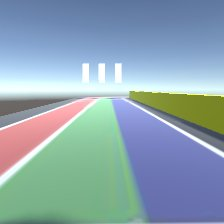
#> input picture Project_Beta/Robot1/data_interactive/latest_RGB_a.jpg, 224 x 224 px
$ python -i calib_perception_Startsignal.py   (imports and definitions only)
#> lines starting #> are read from the running program, lines starting #| are printed output that depends on the picture
#> in process_single, img is the input picture: PIL image 224x224 RGB; mean R, G, B 140.5, 164.9, 176.5
# calib_perception_Startsignal.py
# =================================
# Calibration / tuning script for start signal detection
#
# Usage:
#   python calib_perception_Startsignal.py                           # Default: input_jpg/ -> output/
#   python calib_perception_Startsignal.py --image debug/input_jpg/sample.jpg
#   python calib_perception_Startsignal.py --sweep_thresh --image debug/input_jpg/sample.jpg
#
# Folder structure:
#   Robot1/debug/
# ├── input_jpg/    # Place input images for validation here
# └── output/       # Output results (overlay images + CSV)
#
# Features:
# 1. Visualization of lamp region ROIs
# 2. Display red pixel ratio for each lamp
# 3. Test threshold parameter changes
# 4. BatchProcess + CSVOutput

import os
import sys
import argparse
import csv
import glob
from dataclasses import dataclass
from typing import List, Tuple, Optional
from PIL import Image, ImageDraw, ImageFont

# Add project root to path
project_root = os.path.dirname(os.path.dirname(os.path.dirname(__file__)))
sys.path.insert(0, project_root)

# Debug directory (Robot1/debug/)
DEBUG_BASE = os.path.join(os.path.dirname(os.path.dirname(__file__)), "debug")
INPUT_DIR = os.path.join(DEBUG_BASE, "input_jpg")
OUTPUT_DIR = os.path.join(DEBUG_BASE, "output")

# DirectoryCreate
# [2 lines not run here, left out]


@dataclass
class LampResult:
    """Detection result for each lamp"""
    lamp_id: int
    red_pixels: int
    total_pixels: int
    ratio: float
    is_on: bool
    roi: Tuple[int, int, int, int]  # (left, top, right, bottom)


@dataclass
class SignalResult:
    """Detection result for the entire start signal"""
    lamps: List[LampResult]
    red_count: int
    ready_to_go: bool
    is_go: bool


def is_red(pixel, red_thresh=140, green_thresh=130, blue_thresh=130) -> bool:
    """Determine whether an RGB pixel is red"""
    r, g, b = pixel[:3]  # RGBA compatible
    return r > red_thresh and g < green_thresh and b < blue_thresh


def analyze_startsignal(
    img: Image.Image,
    red_thresh: int = 140,
    green_thresh: int = 130,
    blue_thresh: int = 130,
    ratio_thresh: float = 0.03,
    ready_to_go: bool = False,
) -> SignalResult:
    """
    Analyze the start signal and return detailed results

    Args:
        img: PIL.Image (RGB)
        red_thresh: Red channel threshold
        green_thresh: Green channel threshold
        blue_thresh: Blue channel threshold
        ratio_thresh: Ratio threshold for lamp-on detection
        ready_to_go: Previous ready_to_go state

    Returns:
        SignalResult: Detailed detection result
    """
#> called with red_thresh = 140, green_thresh = 130, blue_thresh = 130, ratio_thresh = 0.03, ready_to_go = False
    width, height = img.size
#> width = 224; height = 224
    top = 0
    bottom = int(height * 0.2)
#> bottom = 44

    # Three lamp regions
    lamp_positions = [
        (int(width * 0.35), int(width * 0.50)),  # Lamp 1
        (int(width * 0.55), int(width * 0.70)),  # Lamp 2
        (int(width * 0.75), int(width * 0.90)),  # Lamp 3
    ]
#> lamp_positions = [(78, 112), (123, 156), (168, 201)]

    lamps = []
    red_count = 0

    for i, (left, right) in enumerate(lamp_positions):
        red_pixels = 0
        total_pixels = 0

        for y in range(top, bottom):
            for x in range(left, right):
                pixel = img.getpixel((x, y))
                if is_red(pixel, red_thresh, green_thresh, blue_thresh):
                    red_pixels += 1
                total_pixels += 1

        ratio = red_pixels / total_pixels if total_pixels > 0 else 0
        is_on = ratio > ratio_thresh

        if is_on:
            red_count += 1

        lamps.append(LampResult(
            lamp_id=i + 1,
            red_pixels=red_pixels,
            total_pixels=total_pixels,
            ratio=ratio,
            is_on=is_on,
            roi=(left, top, right, bottom),
        ))

    # GO determination logic
    new_ready = ready_to_go
    is_go = False

    if red_count == 3:
        new_ready = True
    elif red_count == 0 and ready_to_go:
        is_go = True
        new_ready = False

    return SignalResult(
        lamps=lamps,
        red_count=red_count,
        ready_to_go=new_ready,
        is_go=is_go,
    )


def draw_overlay(
    img: Image.Image,
    result: SignalResult,
    red_thresh: int = 140,
    green_thresh: int = 130,
    blue_thresh: int = 130,
    ratio_thresh: float = 0.03,
) -> Image.Image:
    """
    Generate an image with detection results overlaid

    Args:
        img: Original image
        result: Detection result
        red_thresh, green_thresh, blue_thresh: Thresholds (for display)
        ratio_thresh: Ratio threshold (for display)

    Returns:
        Overlay image
    """
#> called with red_thresh = 140, green_thresh = 130, blue_thresh = 130, ratio_thresh = 0.03
    overlay = img.copy()
    draw = ImageDraw.Draw(overlay)

    # Font (fall back to default if system font is unavailable)
    try:
        font = ImageFont.truetype("arial.ttf", 14)
        font_large = ImageFont.truetype("arial.ttf", 18)
    except:
        font = ImageFont.load_default()
        font_large = font

    width, height = img.size

    # Draw ROI for each lamp (outline only; text is grouped in the lower half)
    for lamp in result.lamps:
        left, top, right, bottom = lamp.roi

        # ROI rectangle (on: green, off: red)
        color = "lime" if lamp.is_on else "red"
        draw.rectangle([left, top, right, bottom], outline=color, width=3)

    # === Place info panel in the lower half ===
    panel_top = int(height * 0.45)  # Start from 45% position of the image
    panel_left = 10
    line_height = 20

    # Lamp information
    lamp_lines = []
    for lamp in result.lamps:
        status = "ON" if lamp.is_on else "OFF"
        color = "lime" if lamp.is_on else "red"
        lamp_lines.append((f"Lamp{lamp.lamp_id}: {lamp.ratio*100:5.1f}% [{status}]", color))

    # Overall status
    status_lines = [
        (f"Red Count: {result.red_count}/3", "white"),
        (f"Ready: {result.ready_to_go}", "yellow" if result.ready_to_go else "white"),
        (f"GO: {result.is_go}", "lime" if result.is_go else "white"),
        (f"---", "gray"),
        (f"Thresh R>{red_thresh} G<{green_thresh} B<{blue_thresh}", "cyan"),
        (f"Ratio>{ratio_thresh*100:.1f}%", "cyan"),
    ]

    all_lines = lamp_lines + status_lines

    # Background box (semi-transparent white)
    box_height = len(all_lines) * line_height + 15
    box_width = 280

    # Create a separate RGBA layer for semi-transparent drawing
    panel_layer = Image.new("RGBA", overlay.size, (0, 0, 0, 0))
#> panel_layer: PIL image 224x224 RGBA; every value is 0
    panel_draw = ImageDraw.Draw(panel_layer)
    panel_draw.rectangle(
        [panel_left, panel_top, panel_left + box_width, panel_top + box_height],
        fill=(255, 255, 255, 160)  # Semi-transparent white
    )
    overlay = Image.alpha_composite(overlay.convert("RGBA"), panel_layer).convert("RGB")
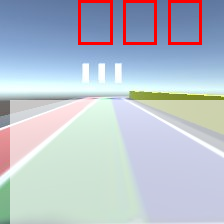
#> overlay: PIL image 224x224 RGB; mean R, G, B 184.2, 193.4, 204.3
    draw = ImageDraw.Draw(overlay)

    # Draw text (changed to dark colors for readability)
    y = panel_top + 8
    for text, orig_color in all_lines:
        # Convert to dark colors since the background is white
        if orig_color == "white":
            text_color = "black"
        elif orig_color == "lime":
            text_color = "green"
        elif orig_color == "yellow":
            text_color = "orange"
        elif orig_color == "cyan":
            text_color = "blue"
        elif orig_color == "gray":
            text_color = "gray"
        elif orig_color == "red":
            text_color = "darkred"
        else:
            text_color = orig_color
        draw.text((panel_left + 8, y), text, fill=text_color, font=font)
        y += line_height

    return overlay


def save_overlay(
    img: Image.Image,
    result: SignalResult,
    out_path: str,
    **thresh_kwargs,
) -> str:
    """Save the overlay image"""
    overlay = draw_overlay(img, result, **thresh_kwargs)
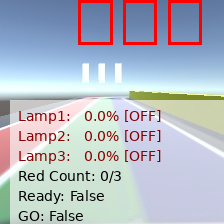
#> overlay: PIL image 224x224 RGB; mean R, G, B 179.5, 185.3, 196.4
    overlay.save(out_path, quality=90)
    return out_path


def process_single(
    image_path: str,
    save_overlay_flag: bool = True,
    out_dir: str = OUTPUT_DIR,
    **thresh_kwargs,
) -> SignalResult:
    """Process a single image"""
    img = Image.open(image_path).convert("RGB")
    result = analyze_startsignal(img, **thresh_kwargs)

    if save_overlay_flag:
        base = os.path.basename(image_path)
        # Save to output with the same filename
        out_path = os.path.join(out_dir, base)
        save_overlay(img, result, out_path, **thresh_kwargs)
        print(f"[Calib] Saved: {out_path}")

    return result


# [197 lines left out: functions process_batch, sweep_threshold, main, not called in this run]


# [2 lines not run here, left out]

>>> result = process_single('../../Project_Beta/Robot1/data_interactive/latest_RGB_a.jpg')
